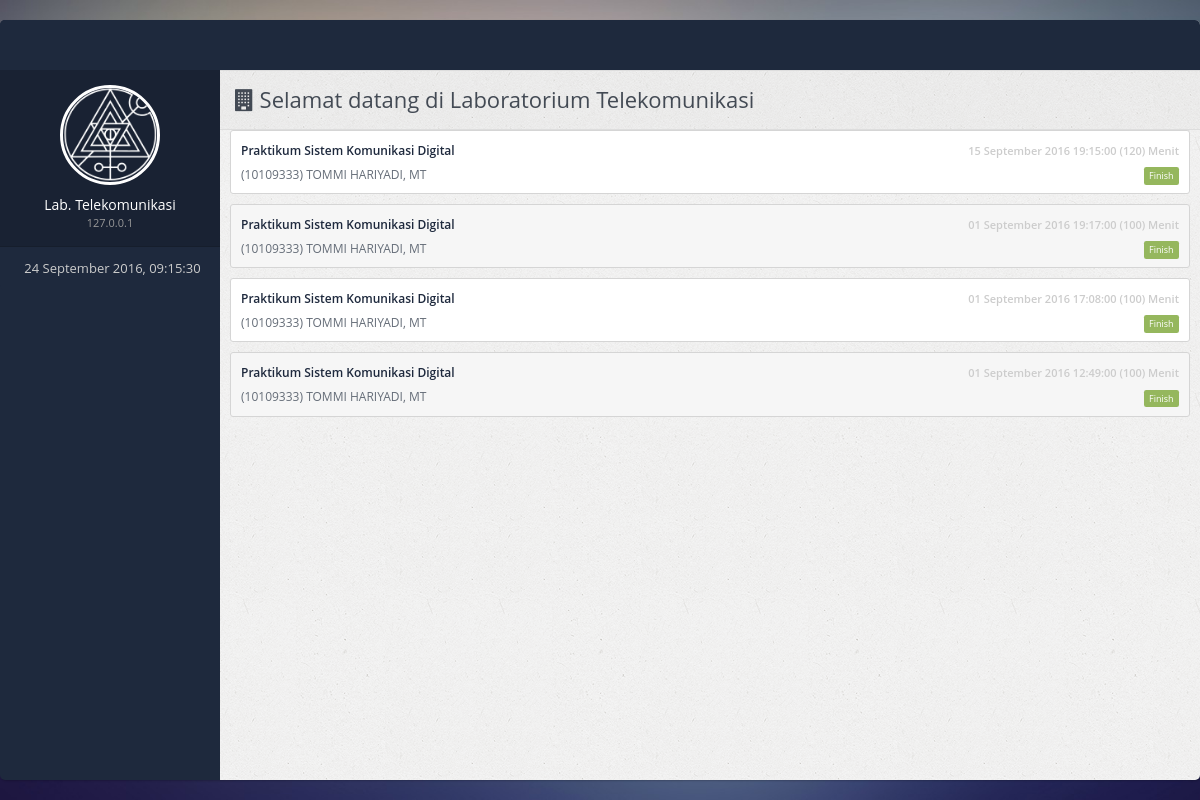
The app's page /absensi-machine, older data.
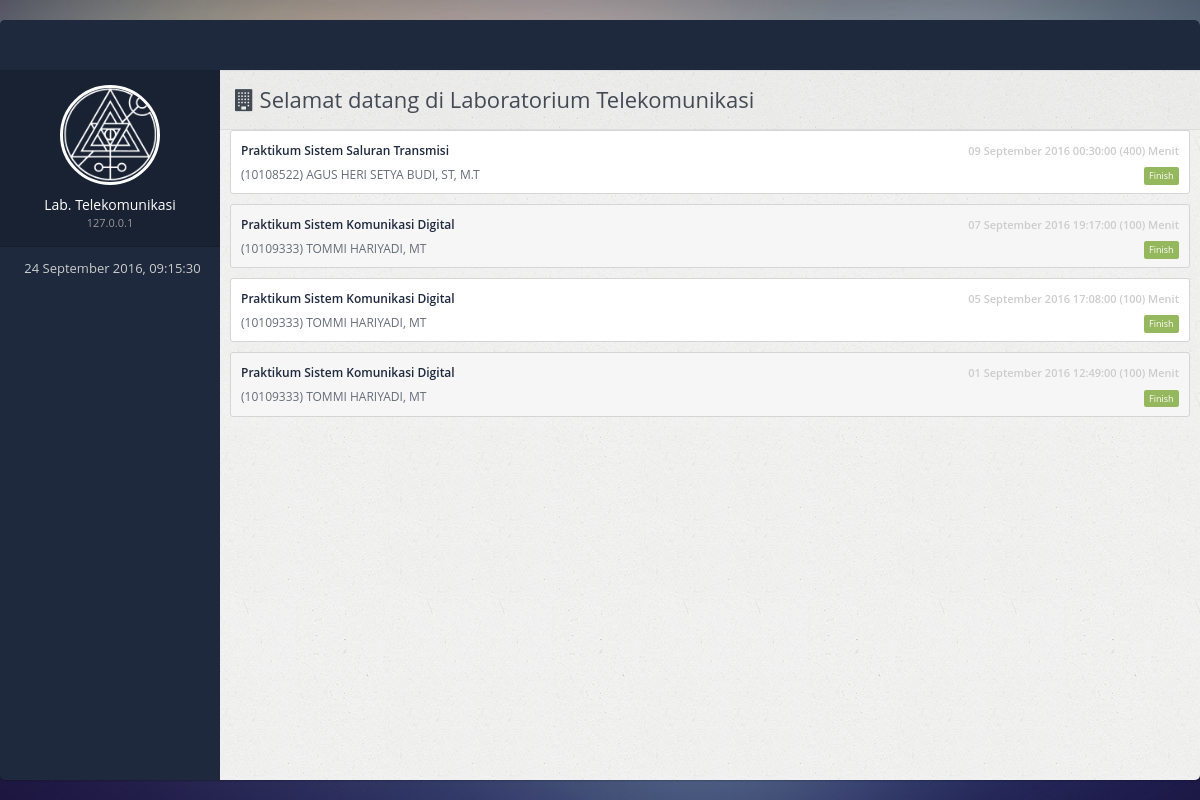
The same page, newer data.
### tables this page shows
CREATE TABLE `laboratorium` (
  `id` int(11) NOT NULL,
  `nama_laboratorium` varchar(100) NOT NULL,
  `ip_address` varchar(16) NOT NULL,
  `created_at` datetime NOT NULL DEFAULT CURRENT_TIMESTAMP,
  `updated_at` timestamp NOT NULL DEFAULT CURRENT_TIMESTAMP ON UPDATE CURRENT_TIMESTAMP,
  `created_by` int(11) NOT NULL,
  `updated_by` int(11) NOT NULL
);

CREATE TABLE `mata_kuliah` (
  `id` int(11) NOT NULL,
  `nama_mata_kuliah` varchar(100) NOT NULL,
  `created_at` datetime NOT NULL DEFAULT CURRENT_TIMESTAMP,
  `updated_at` timestamp NOT NULL DEFAULT CURRENT_TIMESTAMP ON UPDATE CURRENT_TIMESTAMP,
  `created_by` int(11) NOT NULL,
  `updated_by` int(11) NOT NULL
);

CREATE TABLE `absensi` (
  `id` int(11) NOT NULL,
  `dosen_mata_kuliah_id` int(11) NOT NULL,
  `laboratorium_id` int(11) NOT NULL,
  `waktu_mulai` datetime NOT NULL,
  `durasi` int(11) NOT NULL COMMENT 'dalam menit',
  `waktu_selesai` datetime NOT NULL,
  `created_at` datetime NOT NULL DEFAULT CURRENT_TIMESTAMP,
  `updated_at` timestamp NOT NULL DEFAULT CURRENT_TIMESTAMP ON UPDATE CURRENT_TIMESTAMP,
  `created_by` int(11) NOT NULL,
  `updated_by` int(11) NOT NULL
);

CREATE TABLE `users` (
  `id` int(11) NOT NULL,
  `ip_address` varchar(16) NOT NULL,
  `username` varchar(100) NOT NULL,
  `password` varchar(80) NOT NULL,
  `salt` varchar(40) NOT NULL,
  `email` varchar(100) NOT NULL,
  `activation_code` varchar(40) DEFAULT NULL,
  `forgotten_password_code` varchar(40) DEFAULT NULL,
  `forgotten_password_time` int(11) UNSIGNED DEFAULT NULL,
  `remember_code` varchar(40) DEFAULT NULL,
  `created_on` int(11) UNSIGNED NOT NULL,
  `last_login` int(11) UNSIGNED DEFAULT NULL,
  `active` tinyint(1) UNSIGNED DEFAULT NULL,
  `name` varchar(100) NOT NULL,
  `gender` varchar(20) DEFAULT NULL
);

### application/views/absensi_machine/list_absensi_view.php (the view, shortened to what the rows shown need)
<div class="content-frame">
    <div class="content-frame-top">
        <div class="page-title">
            <h2><span class="fa fa-building"></span> Selamat datang di Laboratorium <?= $laboratorium->nama_laboratorium; ?></h2>
        </div>
    </div>
    <div class="row">
        <div class="col-md-12">
            <?php if(!empty($absensi)): ?>
            <div class="messages">
                <?php foreach($absensi as $data_absensi): ?>
                <div class="item">
                    <div class="text">
                        <div class="heading">
                            <a href="<?php echo site_url('absensi-machine/'.$data_absensi->id); ?>"><?= $data_absensi->mengajar->mata_kuliah->nama_mata_kuliah; ?></a>
                            <span class="date"><?= format_tanggal_indonesia($data_absensi->waktu_mulai, TRUE); ?> (<?= $data_absensi->durasi; ?>) Menit</span>
                        </div>
                        <?= "({$data_absensi->mengajar->dosen->nip}) {$data_absensi->mengajar->dosen->user->name}"; ?>
                        <span class="pull-right">
                            <?php echo absensi_status($data_absensi->waktu_mulai, $data_absensi->durasi, TRUE); ?>
                        </span>
                    </div>
                </div>
                <?php endforeach; ?>
            </div>
            <?php else: ?>
                <div class="alert alert-danger">Tidak ada Kelas</div>
            <?php endif; ?>
        </div>
    </div>
</div>

### application/helpers/absensi_helper.php (shortened to what the rows shown need)
<?php
function absensi_status($waktu_mulai, $durasi, $to_label = FALSE)
{
    $start_time = strtotime($waktu_mulai);
    $end_time = strtotime($waktu_mulai.' +'.$durasi.' minutes');
    $now = strtotime(date('Y-m-d H:i'));
    $status = NULL;
    if($end_time < $now)
    {
        $status = 'finish';
    }
    elseif($start_time > $now)
    {
        $status = 'inactive';
    }
    elseif($start_time <= $now && $now <= $end_time)
    {
        $status = 'active';
    }
    if($to_label === TRUE)
    {
        $status = absensi_status_label($status);
    }
    return $status;
}
function absensi_status_label($status)
{
    switch($status)
    {
        case "finish":
            $status = "<span class='label label-success'>Finish</span>";
            break;
    }
    return $status;
}

### application/views/templates/_parts/public_master_sidebar_view.php (shortened to what the rows shown need)
<div class="page-sidebar scroll">
    <ul class="x-navigation x-navigation-custom">
        <li class="xn-profile">
            <div class="profile">
                <div class="profile-data">
                    <div class="profile-data-name">Lab. <?= $laboratorium->nama_laboratorium; ?></div>
                    <div class="profile-data-title"><?= $ip_address; ?></div>
                </div>
            </div>
        </li>
    </ul>
</div>

Row changes from the older to the newer data that the page shows:
removed absensi: $data_absensi->mengajar->mata_kuliah->nama_mata_kuliah "Praktikum Sistem Komunikasi Digital", waktu_mulai "15 September 2016 19:15:00", durasi "120", nip "10109333", $data_absensi->mengajar->dosen->user->name "TOMMI HARIYADI, MT"
added absensi: waktu_mulai "09 September 2016 00:30:00", durasi "400", nip "10108522"
now on this page (row unchanged): mata_kuliah: nama_mata_kuliah "Praktikum Sistem Saluran Transmisi"
now on this page (row edited): users: name "AGUS HERI SETYA BUDI, ST, M.T"
changed absensi: waktu_mulai "01 September 2016 19:17:00" → "07 September 2016 19:17:00"
changed absensi: waktu_mulai "01 September 2016 17:08:00" → "05 September 2016 17:08:00"
